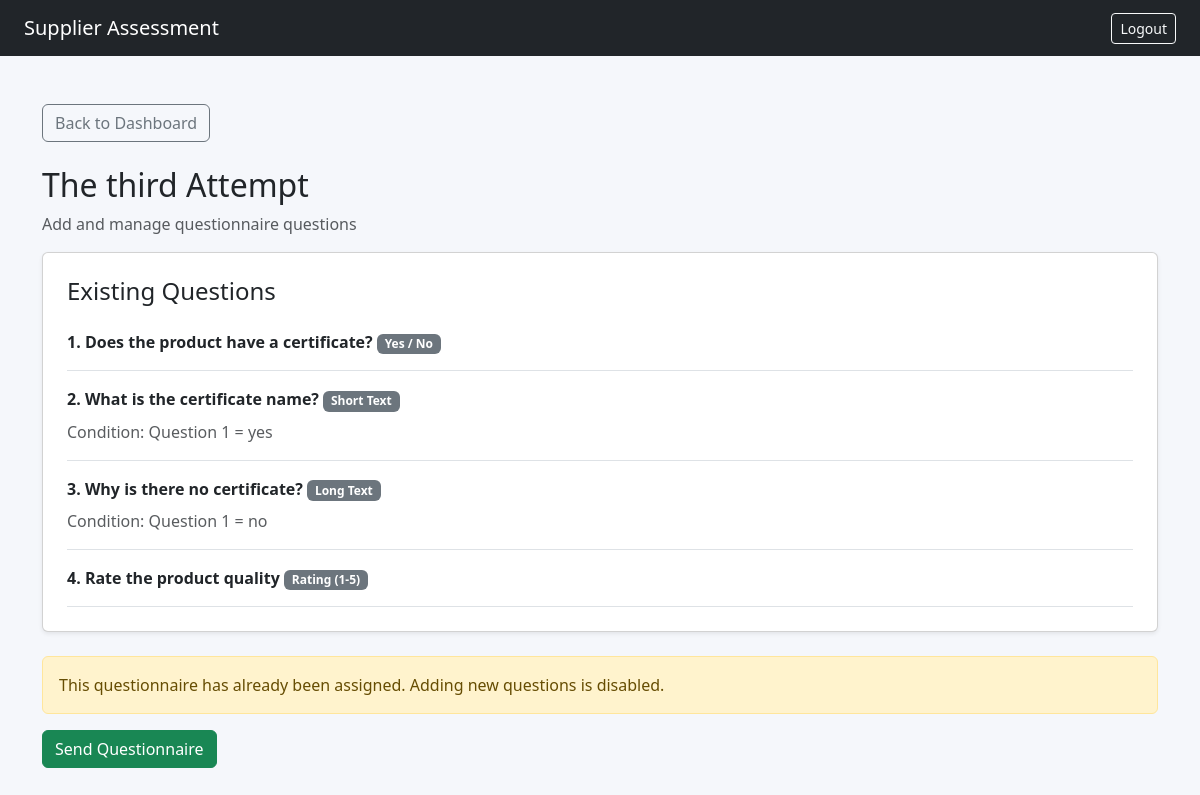
The page /manager/questionnaires/4/questions/ (signed in) on the database its author committed.
### questionnaires/models.py (models this page shows, shortened)
class Questionnaire(models.Model):
    title = models.CharField(max_length=200)
    description = models.TextField(blank=True)
    created_by = models.ForeignKey(
        settings.AUTH_USER_MODEL,
        on_delete=models.PROTECT,
        related_name="created_questionnaires"
    )
    created_at = models.DateTimeField(auto_now_add=True)

class Question(models.Model):
    class Type(models.TextChoices):
        YES_NO = "yes_no", "Yes / No"
        SINGLE = "single", "Single Choice"
        MULTIPLE = "multiple", "Multiple Choice"
        TEXT = "text", "Short Text"
        LONG_TEXT = "long_text", "Long Text"
        NUMBER = "number", "Number"
        DATE = "date", "Date"
        RATING = "rating", "Rating (1-5)"
    questionnaire = models.ForeignKey(
        Questionnaire,
        on_delete=models.CASCADE,
        related_name="questions"
    )
    text = models.TextField()
    question_type = models.CharField(
        max_length=20,
        choices=Type.choices
    )
    order = models.PositiveIntegerField()
    required = models.BooleanField(default=True)
    options = models.JSONField(
        default=list,
        blank=True
    )
    show_if_order = models.PositiveIntegerField(
        null=True,
        blank=True
    )
    show_if_answer = models.CharField(
        max_length=100,
        blank=True
    )
    class Meta:
        ordering = ["order"]
        constraints = [
            models.UniqueConstraint(
                fields=["questionnaire", "order"],
                name="unique_question_order"
            )
        ]

### questionnaires/views.py (the view, shortened to what this page needs)
@login_required
def add_question(request, pk):
    if not can_manage_questionnaires(request.user):
        return HttpResponseForbidden("Access denied.")
    questionnaire = get_object_or_404(
        Questionnaire,
        pk=pk
    )
    locked = questionnaire.assignments.exists()
    if request.method == "POST" and locked:
        return HttpResponseForbidden(
            "Cannot modify an assigned questionnaire."
        )
    form = None
    return render(request, "questionnaires/question_form.html", {
        "questionnaire": questionnaire,
        "questions": questionnaire.questions.all(),
        "form": form,
        "locked": locked
    })

### questionnaires/views.py (called while the page is built)
def can_manage_questionnaires(user):
    return (
        user.is_superuser
        or user.role == User.Role.ORGANIZATION_MANAGER
    )

### questionnaires/templates/questionnaires/question_form.html (shortened to what this page needs)
{% extends "base.html" %}
{% block content %}
<a href="{% url 'manager_dashboard' %}"
   class="btn btn-outline-secondary mb-4">
    Back to Dashboard
</a>
<h2>{{ questionnaire.title }}</h2>
<p class="text-muted">
    Add and manage questionnaire questions
</p>
<div class="card shadow-sm p-4 mb-4">
    <h4>Existing Questions</h4>
    {% for question in questions %}
        <div class="border-bottom py-3">
            <strong>
                {{ question.order }}. {{ question.text }}
            </strong>
            <span class="badge bg-secondary">
                {{ question.get_question_type_display }}
            </span>
            {% if question.show_if_order %}
                <p class="text-muted mb-0 mt-2">
                    Condition:
                    Question {{ question.show_if_order }}
                    = {{ question.show_if_answer }}
                </p>
            {% endif %}
        </div>
    {% empty %}
        <p class="text-muted">No questions added yet.</p>
    {% endfor %}
</div>
{% if locked %}
    <div class="alert alert-warning">
        This questionnaire has already been assigned.
        Adding new questions is disabled.
    </div>
{% endif %}
{% if questions %}
    <a href="{% url 'assignment_create' %}"
       class="btn btn-success">
        Send Questionnaire
    </a>
{% endif %}
{% endblock %}

### questionnaires/templates/base.html (style rules this page uses)
body { background: #f5f7fb; }

### rows shown on the page
Questionnaire: title "The third Attempt"
Question: order "1", text "Does the product have a certificate?", question_type "Yes / No"
Question: order "2", text "What is the certificate name?", question_type "Short Text", show_if_order "1", show_if_answer "yes"
Question: order "3", text "Why is there no certificate?", question_type "Long Text", show_if_order "1", show_if_answer "no"
Question: order "4", text "Rate the product quality", question_type "Rating (1-5)"
